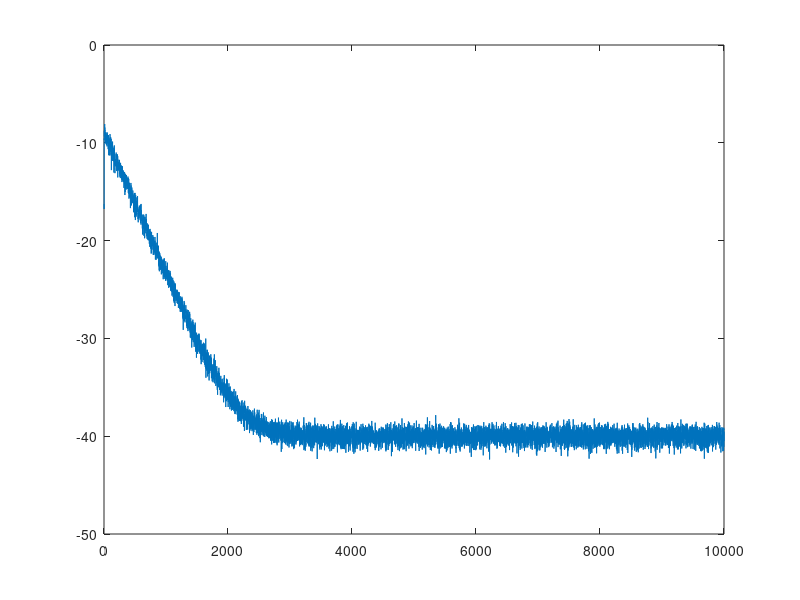

Write MATLAB code to recreate this figure.
clc;
clear all;
%%
inp_len=10000;
for i=1:100
    i
x=rand(1,inp_len)-0.5;% input
h=[-0.5 0.1 1 0.1 -0.5]; % unknown system
d=filter(h,1,x);% unknown system output
d=awgn(d,40);
num_of_coeff=10;
x_tap=zeros(1,num_of_coeff);
w=zeros(1,num_of_coeff);
mu=0.02;
for n=1:inp_len
    x_tap=[x(n) x_tap(1:end-1)];
    y(n)=w*x_tap';
    e(n)=d(n)-y(n);
    w=w+mu*e(n)*x_tap;
end

Err(i,:)=e.^2;
end
%%
figure
plot(10*log10(mean(Err)))

    
    
    
    
    